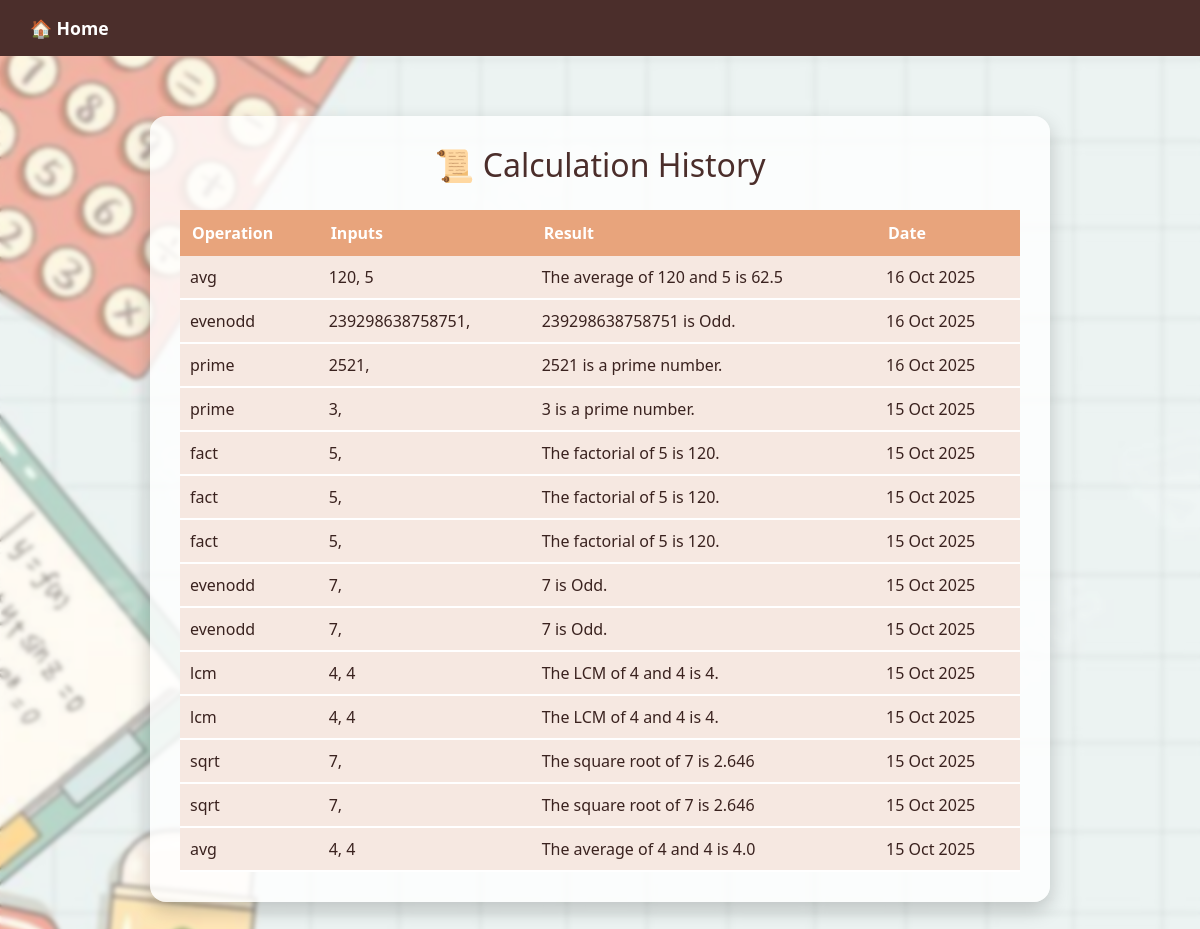
The page /history/ on the database its author committed.
### calc_app/models.py (models this page shows, shortened)
class CalculationHistory(models.Model):
    operation = models.CharField(max_length=100)
    inputs = models.CharField(max_length=200)
    result = models.CharField(max_length=200)
    created_at = models.DateTimeField(default=timezone.now)

### calc_app/views.py (the view)
# urls.py: path('history/', views.history, name='history'),
def history(request):
    history_items = CalculationHistory.objects.all().order_by('-created_at')
    return render(request, 'history.html', {'history_items': history_items})

### calc_app/templates/history.html (shortened to what this page needs)
{% load static %}
<html>
<head>
    <link href="https://cdn.jsdelivr.net/npm/bootstrap@5.3.3/dist/css/bootstrap.min.css" rel="stylesheet">
</head>
<body>
    <nav class="navbar">
        <a href="{% url 'calculator' %}">🏠 Home</a>
    </nav>
    <div class="container">
        <h2>📜 Calculation History</h2>
        <table>
            <tr>
                <th>Operation</th>
                <th>Inputs</th>
                <th>Result</th>
                <th>Date</th>
            </tr>
            {% for item in history_items %}
            <tr>
                <td>{{ item.operation }}</td>
                <td>{{ item.inputs }}</td>
                <td>{{ item.result }}</td>
                <td>{{ item.created_at|date:"d M Y"}}</td>
            </tr>
            {% empty %}
            <tr><td colspan="4" style="text-align:center;">No history yet!</td></tr>
            {% endfor %}
        </table>
    </div>
</body>
</html>

### rows shown on the page
CalculationHistory: operation "avg", inputs "120, 5", result "The average of 120 and 5 is 62.5", created_at "16 Oct 2025"
CalculationHistory: operation "evenodd", inputs "239298638758751,", result "239298638758751 is Odd.", created_at "16 Oct 2025"
CalculationHistory: operation "prime", inputs "2521,", result "2521 is a prime number.", created_at "16 Oct 2025"
CalculationHistory: operation "prime", inputs "3,", result "3 is a prime number.", created_at "15 Oct 2025"
CalculationHistory: operation "fact", inputs "5,", result "The factorial of 5 is 120.", created_at "15 Oct 2025"
CalculationHistory: operation "fact", inputs "5,", result "The factorial of 5 is 120.", created_at "15 Oct 2025"
CalculationHistory: operation "fact", inputs "5,", result "The factorial of 5 is 120.", created_at "15 Oct 2025"
CalculationHistory: operation "evenodd", inputs "7,", result "7 is Odd.", created_at "15 Oct 2025"
CalculationHistory: operation "evenodd", inputs "7,", result "7 is Odd.", created_at "15 Oct 2025"
CalculationHistory: operation "lcm", inputs "4, 4", result "The LCM of 4 and 4 is 4.", created_at "15 Oct 2025"
CalculationHistory: operation "lcm", inputs "4, 4", result "The LCM of 4 and 4 is 4.", created_at "15 Oct 2025"
CalculationHistory: operation "sqrt", inputs "7,", result "The square root of 7 is 2.646", created_at "15 Oct 2025"
CalculationHistory: operation "sqrt", inputs "7,", result "The square root of 7 is 2.646", created_at "15 Oct 2025"
CalculationHistory: operation "avg", inputs "4, 4", result "The average of 4 and 4 is 4.0", created_at "15 Oct 2025"
